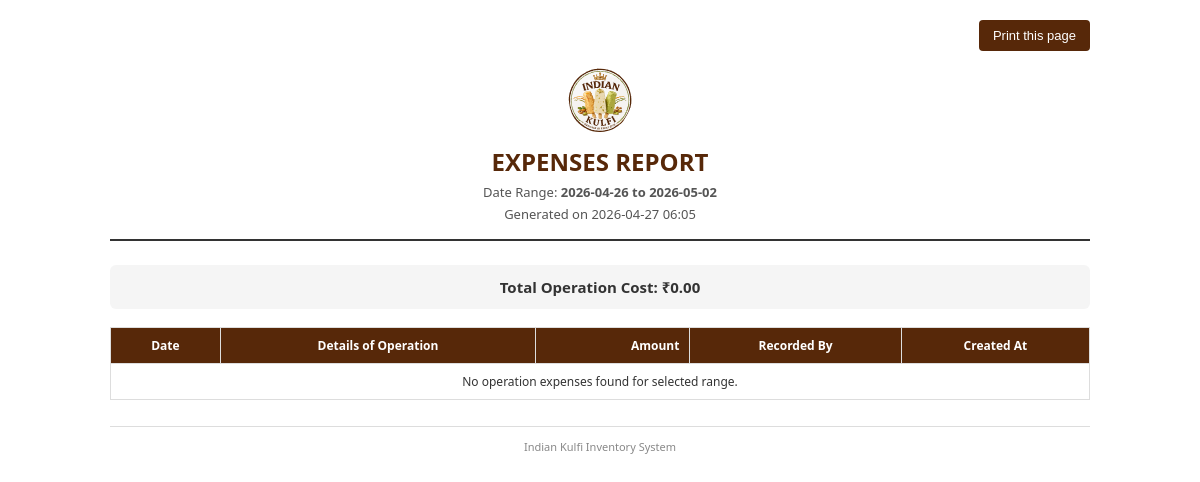
Before: /operations/expenses-history/print/html/ (signed in) with the older database file.
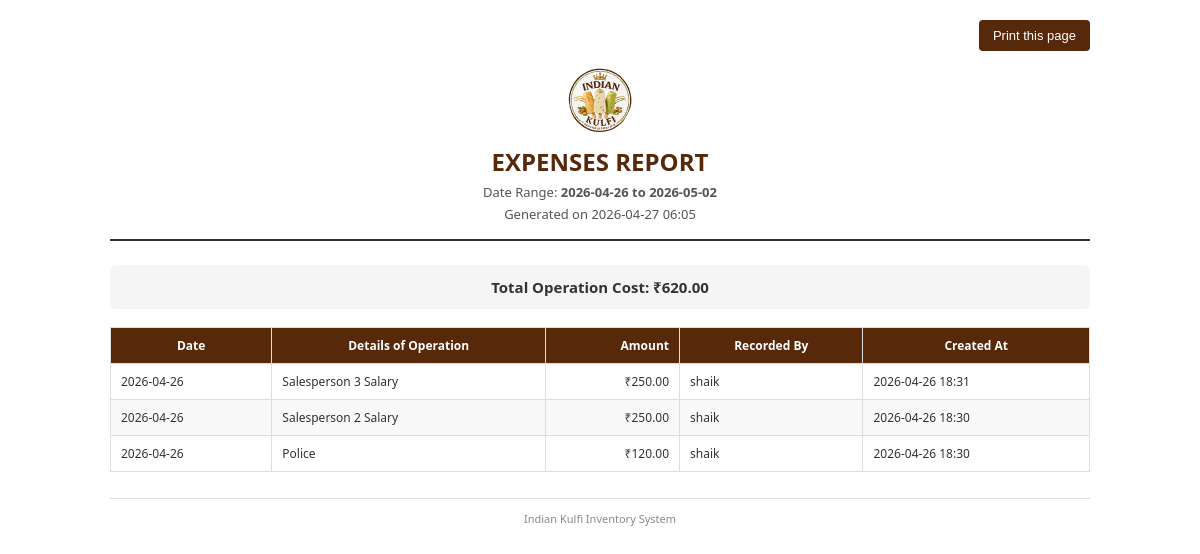
After: the same page with the newer database file.
### inventory/models.py (models this page shows, shortened)
class OperationsExpense(models.Model):
    operation_date = models.DateField(default=timezone.now)
    details = models.CharField(max_length=255)
    amount = models.DecimalField(max_digits=12, decimal_places=2)
    client_txn_id = models.CharField(max_length=64, blank=True, null=True, db_index=True, help_text="Client-generated idempotency key")
    client_updated_at = models.DateTimeField(blank=True, null=True, db_index=True, help_text="Client-side update timestamp")
    server_version = models.PositiveIntegerField(default=1)
    created_by = models.ForeignKey(User, on_delete=models.SET_NULL, null=True, blank=True)
    created_at = models.DateTimeField(auto_now_add=True)
    updated_at = models.DateTimeField(auto_now=True)
    class Meta:
        ordering = ['-operation_date', '-created_at']
        verbose_name_plural = "Operations Expenses"

### inventory/views.py (the view)
    def _wrapped_view(request, *args, **kwargs):
        if not request.user.is_authenticated:
            return redirect('login')
        if not request.user.is_staff:
            messages.error(request, 'You can access only the Sales module with this account.')
            return redirect('quick_sales_entry')
        return view_func(request, *args, **kwargs)

### inventory/views.py (called while the page is built)
def admin_only_view(view_func):
    def _wrapped_view(request, *args, **kwargs):
        if not request.user.is_authenticated:
            return redirect('login')
        if not request.user.is_staff:
            messages.error(request, 'You can access only the Sales module with this account.')
            return redirect('quick_sales_entry')
        return view_func(request, *args, **kwargs)
    return _wrapped_view

@login_required
def print_expenses_html(request):
    context = _build_expenses_history_context(request)
    context['now'] = timezone.now()
    return render(request, 'inventory/print_expenses.html', context)

### templates/inventory/print_expenses.html (shortened to what this page needs)
<!DOCTYPE html>
<html lang="en">
<head>
</head>
<body>
    <div class="container">
        <div class="no-print">
            <button onclick="window.print()">Print this page</button>
        </div>
        <div class="header">
            <img src="{{ STATIC_URL }}logo/logo.svg" alt="Logo" onerror="this.onerror=null;this.src='{{ STATIC_URL }}logo/logo.png';" class="report-logo">
            <h1>EXPENSES REPORT</h1>
            <p>Date Range: <strong>{{ start_date|date:'Y-m-d' }} to {{ end_date|date:'Y-m-d' }}</strong></p>
            <p>Generated on {{ now|date:'Y-m-d H:i' }}</p>
        </div>
        <div class="summary">
            Total Operation Cost: ₹{{ total_operation_cost|floatformat:2 }}
        </div>
        <table>
            <thead>
                <tr>
                    <th>Date</th>
                    <th>Details of Operation</th>
                    <th class="text-right">Amount</th>
                    <th>Recorded By</th>
                    <th>Created At</th>
                </tr>
            </thead>
            <tbody>
                {% for item in entries %}
                <tr>
                    <td>{{ item.operation_date|date:'Y-m-d' }}</td>
                    <td>{{ item.details }}</td>
                    <td class="text-right">₹{{ item.amount|floatformat:2 }}</td>
                    <td>{% if item.created_by %}{{ item.created_by.get_full_name|default:item.created_by.username }}{% else %}-{% endif %}</td>
                    <td>{{ item.created_at|date:'Y-m-d H:i' }}</td>
                </tr>
                {% empty %}
                <tr>
                    <td colspan="5" class="text-center">No operation expenses found for selected range.</td>
                </tr>
                {% endfor %}
            </tbody>
        </table>
        <div class="footer">Indian Kulfi Inventory System</div>
    </div>
</body>
</html>

Changed rows visible on the page:
added OperationsExpense: operation_date "2026-04-26", details "Salesperson 3 Salary", amount "250.00", created_by.get_full_name "shaik", created_at "2026-04-26 18:31"
added OperationsExpense: operation_date "2026-04-26", details "Salesperson 2 Salary", amount "250.00", created_by.get_full_name "shaik", created_at "2026-04-26 18:30"
added OperationsExpense: operation_date "2026-04-26", details "Police", amount "120.00", created_by.get_full_name "shaik", created_at "2026-04-26 18:30"
Other visible differences:
{{ total_operation_cost|floatformat:2 }}: "0.00" → "620.00"
text no longer shown: "No operation expenses found for selected range."
